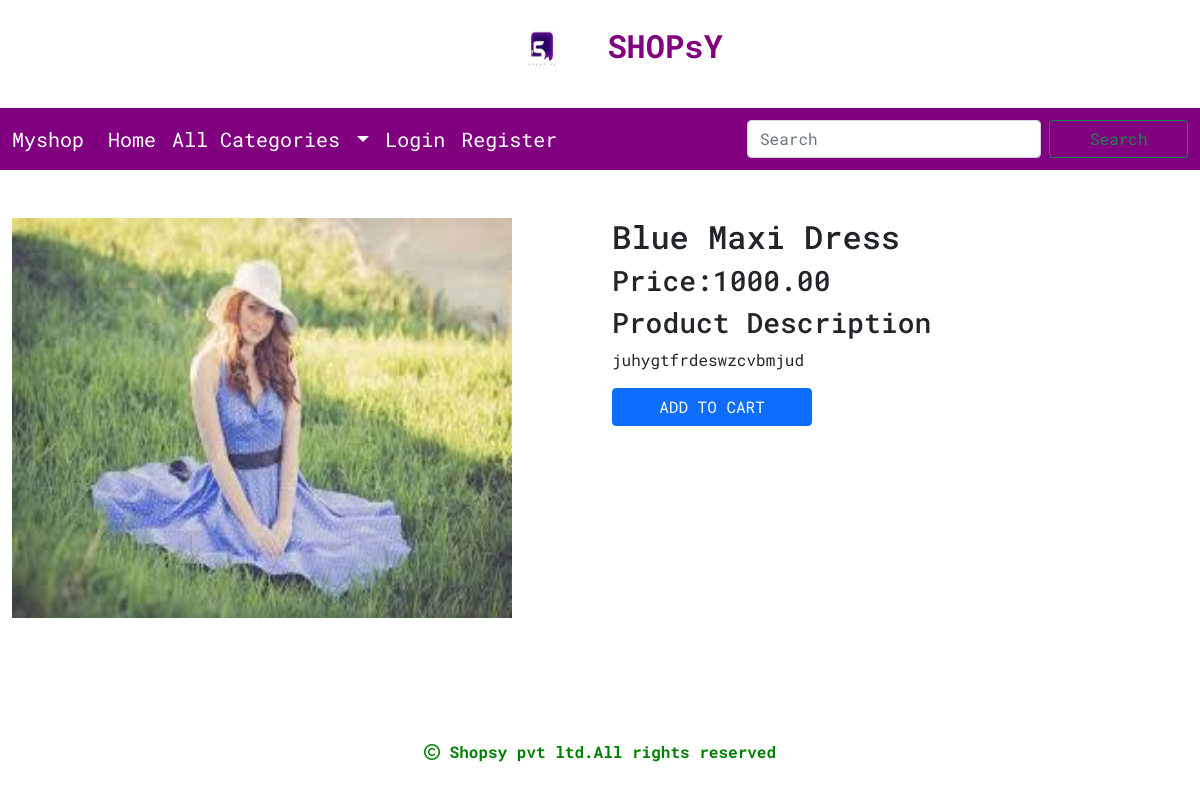
Page /viewproduct/Blue_Maxi_Dress on the committed database.
### shop/models.py (models this page shows)
class Product(models.Model):
    name=models.CharField(max_length=250,unique=True)
    slug=models.SlugField(max_length=250,unique=True)
    description=models.TextField(blank=True)
    price=models.DecimalField(max_digits=10,decimal_places=2)
    category=models.ForeignKey(Category,on_delete=models.CASCADE)
    image=models.ImageField(upload_to='img/products',null=True, blank=True)
    stock=models.IntegerField()
    available=models.BooleanField(default=True)
    created=models.DateTimeField(auto_now_add=True)
    updated=models.DateTimeField(auto_now=True)

### shop/views.py (the view)
# urls.py: path('viewproduct/<slug:e>',views.viewproduct,name="viewproduct"),
def viewproduct(request,e):
    p=Product.objects.get(slug=e)
    return render(request,'detail.html',{'p':p})

### cart/context_processors.py (called while the page is built)
def counter(request):
    item_count=0
    if request.user.is_authenticated:
     user=request.user
    try:
        cart=Cart.objects.filter(user=user)
        for i in cart:
            item_count+=i.quantity
    except:
        item_count=0
    return {'item_count':item_count}

### shop/context_processors.py (called while the page is built)
def menu_links(request):
    links=Category.objects.all()
    return {'links':links}

### templates/detail.html
{% extends 'base.html' %}
{% load static %}
{% block content %}
<div class="container-fluid">
    <div class="row">
        <div class="col-sm-6 mt-5">
        <img src="{{p.image.url}}" height="400px" width="500px"></div>
        <div class="col-sm-6 mt-5">
        <h2>{{p.name}}</h2>
        <h3>Price:{{p.price}}</h3>
            <h3>Product Description</h3>
            <p style="text-align:justify">{{p.description}}</p>
            {% if p.stock <= 0 %}
            <h2>Out of Stock</h2>
            {% else %}
            <a href="{% url 'cart:add_cart' p.id %}" class="btn btn-primary">ADD TO CART</a>
        {% endif %}
        </div></div></div>
{% endblock %}

### static/css/custom.css (style rules this page uses)
body { background-color:white; font-family: 'Roboto Mono', monospace; }
.btn { width:200px; }

### rows in the picture
Product: image (picture), name "Blue Maxi Dress", price "1000.00", description "juhygtfrdeswzcvbmjud"
